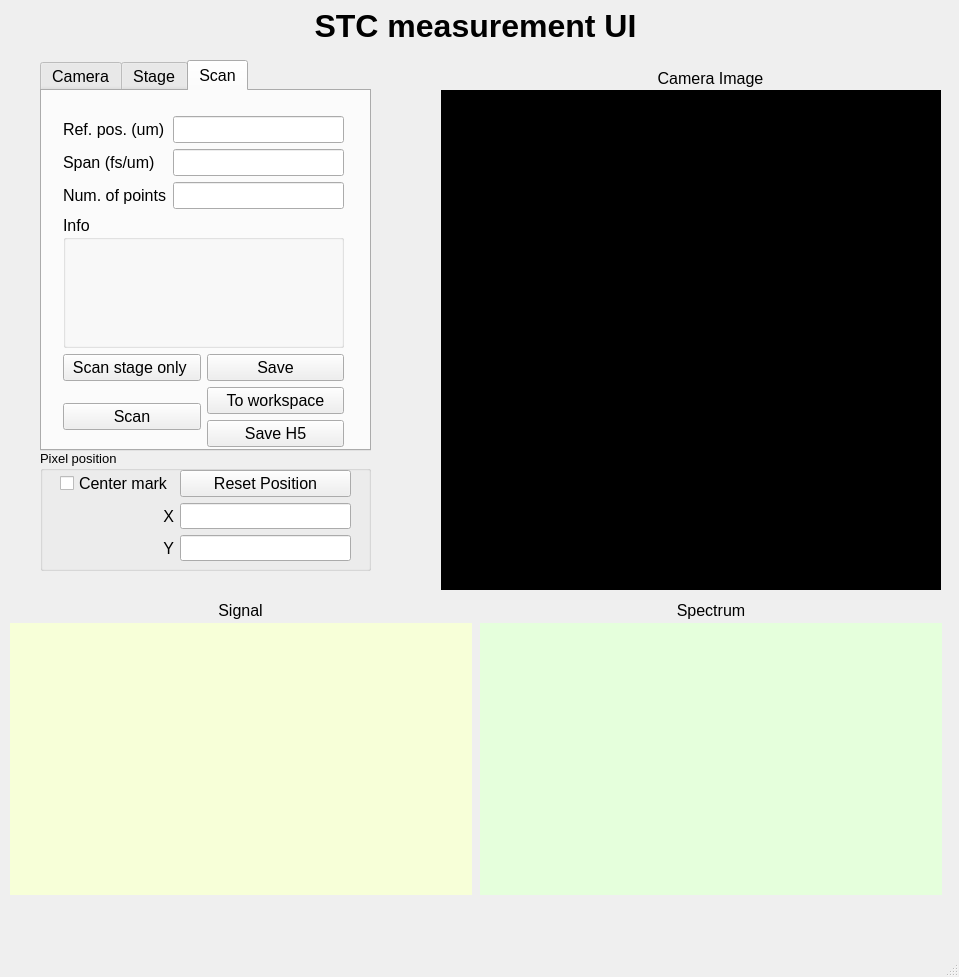
<?xml version="1.0" encoding="UTF-8"?>
<ui version="4.0">
 <class>MainWindow</class>
 <widget class="QMainWindow" name="MainWindow">
  <property name="geometry">
   <rect>
    <x>0</x>
    <y>0</y>
    <width>959</width>
    <height>977</height>
   </rect>
  </property>
  <property name="windowTitle">
   <string>MainWindow</string>
  </property>
  <widget class="QWidget" name="centralwidget">
   <widget class="QTabWidget" name="tabWidget">
    <property name="geometry">
     <rect>
      <x>40</x>
      <y>60</y>
      <width>331</width>
      <height>391</height>
     </rect>
    </property>
    <property name="font">
     <font>
      <pointsize>12</pointsize>
     </font>
    </property>
    <property name="currentIndex">
     <number>2</number>
    </property>
    <property name="iconSize">
     <size>
      <width>18</width>
      <height>18</height>
     </size>
    </property>
    <widget class="QWidget" name="camera_tab">
     <attribute name="title">
      <string>Camera</string>
     </attribute>
     <widget class="QWidget" name="">
      <property name="geometry">
       <rect>
        <x>18</x>
        <y>18</y>
        <width>291</width>
        <height>331</height>
       </rect>
      </property>
      <layout class="QVBoxLayout" name="verticalLayout">
       <item>
        <layout class="QGridLayout" name="gridLayout_5">
         <item row="0" column="0">
          <widget class="QPushButton" name="init_camera_button">
           <property name="text">
            <string>Initialize</string>
           </property>
          </widget>
         </item>
         <item row="0" column="1">
          <widget class="QPushButton" name="live_button">
           <property name="text">
            <string>Live</string>
           </property>
          </widget>
         </item>
         <item row="1" column="0">
          <widget class="QLabel" name="label">
           <property name="text">
            <string>Exposure (ms)</string>
           </property>
          </widget>
         </item>
         <item row="1" column="1">
          <widget class="QLineEdit" name="exposure_line_edit">
           <property name="font">
            <font>
             <pointsize>12</pointsize>
            </font>
           </property>
           <property name="text">
            <string/>
           </property>
          </widget>
         </item>
         <item row="2" column="0">
          <widget class="QLabel" name="label_2">
           <property name="text">
            <string>Average</string>
           </property>
          </widget>
         </item>
         <item row="2" column="1">
          <widget class="QSpinBox" name="average_edit"/>
         </item>
         <item row="3" column="0" colspan="2">
          <widget class="QPushButton" name="back_subtract_button">
           <property name="text">
            <string>Background subtraction</string>
           </property>
          </widget>
         </item>
        </layout>
       </item>
       <item>
        <layout class="QGridLayout" name="gridLayout_6">
         <item row="0" column="0" colspan="2">
          <widget class="QCheckBox" name="bin10_check_button">
           <property name="text">
            <string>Bin10</string>
           </property>
          </widget>
         </item>
         <item row="1" column="0" colspan="2">
          <widget class="QGroupBox" name="groupBox">
           <property name="title">
            <string>AOI</string>
           </property>
           <widget class="QRadioButton" name="one_radio">
            <property name="geometry">
             <rect>
              <x>20</x>
              <y>30</y>
              <width>41</width>
              <height>17</height>
             </rect>
            </property>
            <property name="text">
             <string>1</string>
            </property>
           </widget>
           <widget class="QRadioButton" name="one_over_2_radio">
            <property name="geometry">
             <rect>
              <x>80</x>
              <y>30</y>
              <width>51</width>
              <height>17</height>
             </rect>
            </property>
            <property name="text">
             <string>1/2</string>
            </property>
           </widget>
           <widget class="QRadioButton" name="over_4_radio">
            <property name="geometry">
             <rect>
              <x>140</x>
              <y>30</y>
              <width>51</width>
              <height>17</height>
             </rect>
            </property>
            <property name="text">
             <string>1/4</string>
            </property>
           </widget>
           <widget class="QRadioButton" name="over_8_radio">
            <property name="geometry">
             <rect>
              <x>200</x>
              <y>30</y>
              <width>51</width>
              <height>17</height>
             </rect>
            </property>
            <property name="text">
             <string>1/8</string>
            </property>
           </widget>
          </widget>
         </item>
         <item row="2" column="0">
          <widget class="QPushButton" name="bin_cam_push">
           <property name="text">
            <string>Bin Cam</string>
           </property>
          </widget>
         </item>
         <item row="2" column="1">
          <widget class="QPushButton" name="trigger_push">
           <property name="text">
            <string>Trigger</string>
           </property>
          </widget>
         </item>
        </layout>
       </item>
      </layout>
     </widget>
    </widget>
    <widget class="QWidget" name="stage_tab">
     <attribute name="title">
      <string>Stage</string>
     </attribute>
     <widget class="QWidget" name="">
      <property name="geometry">
       <rect>
        <x>18</x>
        <y>14</y>
        <width>291</width>
        <height>331</height>
       </rect>
      </property>
      <layout class="QVBoxLayout" name="verticalLayout_2">
       <item>
        <layout class="QGridLayout" name="gridLayout">
         <item row="0" column="0" colspan="2">
          <widget class="QPushButton" name="stage_init">
           <property name="text">
            <string>Initialize</string>
           </property>
          </widget>
         </item>
         <item row="1" column="0">
          <widget class="QLabel" name="label_5">
           <property name="text">
            <string>Loop type</string>
           </property>
          </widget>
         </item>
         <item row="1" column="1">
          <widget class="QComboBox" name="closed_open_combo">
           <item>
            <property name="text">
             <string>Closed Loop</string>
            </property>
           </item>
           <item>
            <property name="text">
             <string>Open Loop </string>
            </property>
           </item>
          </widget>
         </item>
         <item row="2" column="0">
          <widget class="QLabel" name="label_6">
           <property name="text">
            <string>Stage position</string>
           </property>
          </widget>
         </item>
         <item row="2" column="1">
          <widget class="QLineEdit" name="set_pos_inline">
           <property name="inputMethodHints">
            <set>Qt::ImhNone</set>
           </property>
          </widget>
         </item>
         <item row="3" column="0">
          <widget class="QLabel" name="label_7">
           <property name="text">
            <string>Actual position</string>
           </property>
          </widget>
         </item>
         <item row="3" column="1">
          <widget class="QLineEdit" name="actual_pos_inline">
           <property name="readOnly">
            <bool>true</bool>
           </property>
          </widget>
         </item>
        </layout>
       </item>
       <item>
        <widget class="QGroupBox" name="groupBox_2">
         <property name="title">
          <string>PID settings</string>
         </property>
         <widget class="QWidget" name="">
          <property name="geometry">
           <rect>
            <x>11</x>
            <y>31</y>
            <width>131</width>
            <height>89</height>
           </rect>
          </property>
          <layout class="QGridLayout" name="gridLayout_2">
           <item row="0" column="0">
            <widget class="QLabel" name="label_8">
             <property name="text">
              <string>kp</string>
             </property>
            </widget>
           </item>
           <item row="0" column="1">
            <widget class="QLineEdit" name="kp_inline"/>
           </item>
           <item row="1" column="0">
            <widget class="QLabel" name="label_9">
             <property name="text">
              <string>kd</string>
             </property>
            </widget>
           </item>
           <item row="1" column="1">
            <widget class="QLineEdit" name="kd_inline"/>
           </item>
           <item row="2" column="0">
            <widget class="QLabel" name="label_10">
             <property name="text">
              <string>ki</string>
             </property>
            </widget>
           </item>
           <item row="2" column="1">
            <widget class="QLineEdit" name="ki_inline"/>
           </item>
          </layout>
         </widget>
        </widget>
       </item>
      </layout>
     </widget>
    </widget>
    <widget class="QWidget" name="scan_tab">
     <attribute name="title">
      <string>Scan</string>
     </attribute>
     <widget class="QWidget" name="">
      <property name="geometry">
       <rect>
        <x>21</x>
        <y>25</y>
        <width>281</width>
        <height>331</height>
       </rect>
      </property>
      <layout class="QVBoxLayout" name="verticalLayout_3">
       <item>
        <layout class="QGridLayout" name="gridLayout_3">
         <item row="0" column="0">
          <widget class="QLabel" name="label_11">
           <property name="text">
            <string>Ref. pos. (um)</string>
           </property>
          </widget>
         </item>
         <item row="0" column="1">
          <widget class="QLineEdit" name="ref_pos_inline_edit"/>
         </item>
         <item row="1" column="0">
          <widget class="QLabel" name="label_12">
           <property name="text">
            <string>Span (fs/um)</string>
           </property>
          </widget>
         </item>
         <item row="1" column="1">
          <widget class="QLineEdit" name="span_inline_edit"/>
         </item>
         <item row="2" column="0">
          <widget class="QLabel" name="label_13">
           <property name="text">
            <string>Num. of points</string>
           </property>
          </widget>
         </item>
         <item row="2" column="1">
          <widget class="QLineEdit" name="num_of_points_inline"/>
         </item>
         <item row="3" column="0" colspan="2">
          <widget class="QGroupBox" name="groupBox_3">
           <property name="title">
            <string>Info</string>
           </property>
           <widget class="QLabel" name="information_label">
            <property name="geometry">
             <rect>
              <x>10</x>
              <y>20</y>
              <width>261</width>
              <height>71</height>
             </rect>
            </property>
            <property name="text">
             <string/>
            </property>
           </widget>
          </widget>
         </item>
        </layout>
       </item>
       <item>
        <layout class="QGridLayout" name="gridLayout_7">
         <item row="0" column="0">
          <widget class="QPushButton" name="scan_stage_only_button">
           <property name="text">
            <string>Scan stage only </string>
           </property>
          </widget>
         </item>
         <item row="0" column="1">
          <widget class="QPushButton" name="save_button">
           <property name="text">
            <string>Save</string>
           </property>
          </widget>
         </item>
         <item row="1" column="1">
          <widget class="QPushButton" name="workspace_button">
           <property name="text">
            <string>To workspace</string>
           </property>
          </widget>
         </item>
         <item row="2" column="1">
          <widget class="QPushButton" name="saveH5_button">
           <property name="text">
            <string>Save H5</string>
           </property>
          </widget>
         </item>
         <item row="1" column="0" rowspan="2">
          <widget class="QPushButton" name="scan_button">
           <property name="text">
            <string>Scan</string>
           </property>
          </widget>
         </item>
        </layout>
       </item>
      </layout>
     </widget>
    </widget>
   </widget>
   <widget class="QWidget" name="camera_image_widget" native="true">
    <property name="geometry">
     <rect>
      <x>441</x>
      <y>90</y>
      <width>500</width>
      <height>500</height>
     </rect>
    </property>
    <property name="styleSheet">
     <string notr="true">background-color: rgb(0, 0, 0);
</string>
    </property>
   </widget>
   <widget class="QGroupBox" name="groupBox_4">
    <property name="geometry">
     <rect>
      <x>40</x>
      <y>450</y>
      <width>331</width>
      <height>121</height>
     </rect>
    </property>
    <property name="font">
     <font>
      <pointsize>10</pointsize>
     </font>
    </property>
    <property name="title">
     <string>Pixel position</string>
    </property>
    <widget class="QWidget" name="">
     <property name="geometry">
      <rect>
       <x>20</x>
       <y>20</y>
       <width>291</width>
       <height>91</height>
      </rect>
     </property>
     <layout class="QGridLayout" name="gridLayout_4">
      <item row="0" column="0">
       <widget class="QCheckBox" name="center_check">
        <property name="font">
         <font>
          <pointsize>12</pointsize>
         </font>
        </property>
        <property name="text">
         <string>Center mark</string>
        </property>
       </widget>
      </item>
      <item row="0" column="1">
       <widget class="QPushButton" name="reset_push">
        <property name="font">
         <font>
          <pointsize>12</pointsize>
         </font>
        </property>
        <property name="text">
         <string>Reset Position</string>
        </property>
       </widget>
      </item>
      <item row="1" column="0">
       <widget class="QLabel" name="label_4">
        <property name="font">
         <font>
          <pointsize>12</pointsize>
         </font>
        </property>
        <property name="text">
         <string>X</string>
        </property>
        <property name="alignment">
         <set>Qt::AlignRight|Qt::AlignTrailing|Qt::AlignVCenter</set>
        </property>
       </widget>
      </item>
      <item row="1" column="1">
       <widget class="QLineEdit" name="x_inline_edit">
        <property name="font">
         <font>
          <pointsize>12</pointsize>
         </font>
        </property>
        <property name="text">
         <string/>
        </property>
       </widget>
      </item>
      <item row="2" column="0">
       <widget class="QLabel" name="label_3">
        <property name="font">
         <font>
          <pointsize>12</pointsize>
         </font>
        </property>
        <property name="text">
         <string>Y</string>
        </property>
        <property name="alignment">
         <set>Qt::AlignRight|Qt::AlignTrailing|Qt::AlignVCenter</set>
        </property>
       </widget>
      </item>
      <item row="2" column="1">
       <widget class="QLineEdit" name="y_inline_edit">
        <property name="font">
         <font>
          <pointsize>12</pointsize>
         </font>
        </property>
       </widget>
      </item>
     </layout>
    </widget>
   </widget>
   <widget class="QLabel" name="label_14">
    <property name="geometry">
     <rect>
      <x>10</x>
      <y>0</y>
      <width>931</width>
      <height>51</height>
     </rect>
    </property>
    <property name="font">
     <font>
      <family>MS Sans Serif</family>
      <pointsize>24</pointsize>
      <weight>75</weight>
      <bold>true</bold>
     </font>
    </property>
    <property name="text">
     <string>STC measurement UI</string>
    </property>
    <property name="alignment">
     <set>Qt::AlignCenter</set>
    </property>
   </widget>
   <widget class="QWidget" name="signal_widget" native="true">
    <property name="geometry">
     <rect>
      <x>10</x>
      <y>623</y>
      <width>462</width>
      <height>272</height>
     </rect>
    </property>
    <property name="styleSheet">
     <string notr="true">background-color: rgb(247, 255, 216);</string>
    </property>
   </widget>
   <widget class="QWidget" name="spectrum_widget" native="true">
    <property name="geometry">
     <rect>
      <x>480</x>
      <y>623</y>
      <width>462</width>
      <height>272</height>
     </rect>
    </property>
    <property name="styleSheet">
     <string notr="true">background-color: rgb(229, 255, 220);</string>
    </property>
   </widget>
   <widget class="QLabel" name="label_15">
    <property name="geometry">
     <rect>
      <x>10</x>
      <y>600</y>
      <width>461</width>
      <height>21</height>
     </rect>
    </property>
    <property name="font">
     <font>
      <pointsize>12</pointsize>
     </font>
    </property>
    <property name="text">
     <string>Signal</string>
    </property>
    <property name="alignment">
     <set>Qt::AlignCenter</set>
    </property>
   </widget>
   <widget class="QLabel" name="label_16">
    <property name="geometry">
     <rect>
      <x>480</x>
      <y>600</y>
      <width>462</width>
      <height>21</height>
     </rect>
    </property>
    <property name="font">
     <font>
      <pointsize>12</pointsize>
     </font>
    </property>
    <property name="text">
     <string>Spectrum</string>
    </property>
    <property name="alignment">
     <set>Qt::AlignCenter</set>
    </property>
   </widget>
   <widget class="QLabel" name="label_17">
    <property name="geometry">
     <rect>
      <x>480</x>
      <y>68</y>
      <width>461</width>
      <height>21</height>
     </rect>
    </property>
    <property name="font">
     <font>
      <pointsize>12</pointsize>
     </font>
    </property>
    <property name="text">
     <string>Camera Image</string>
    </property>
    <property name="alignment">
     <set>Qt::AlignCenter</set>
    </property>
   </widget>
  </widget>
  <widget class="QMenuBar" name="menubar">
   <property name="geometry">
    <rect>
     <x>0</x>
     <y>0</y>
     <width>959</width>
     <height>21</height>
    </rect>
   </property>
  </widget>
  <widget class="QStatusBar" name="statusbar"/>
 </widget>
 <resources/>
 <connections/>
</ui>
